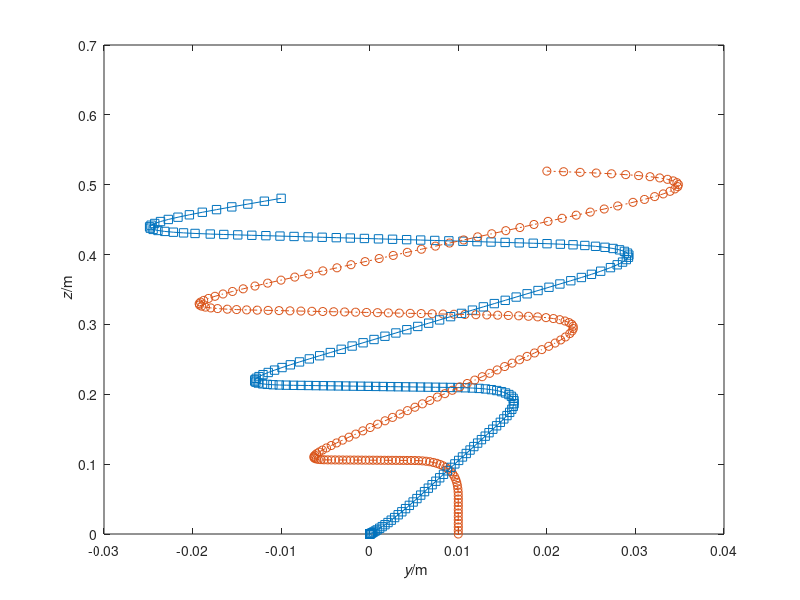

MATLAB code to generate this figure:
%%% rubberband2D.m
%% Last-Updated: 2024-04-04T16:25:00+0200
%%
%% SI units used throughout
%% Simulation of two bodies connected by non-Hookean spring in 2D
%% Coordinates (y,z)
ma = 1; % mass of object a
mb = 1; % mass of object b
ya0 = 0; za0 = 0; % initial position of object a
yb0 = 0.01; zb0 = 0; % initial position of object a
vya0 = 0; vza0 = 0; % initial velocity of object a
vyb0 = 0; vzb0 = 0.1; % initial velocity of object b
Gya = 0; Gza = 0; % gravity supply on object a
Gyb = 0; Gzb = 0; % gravity supply on object b
k = 4; % spring constant
ln = 0.05; % natural length of rubber band
t0 = 0; % initial time
t1 = 10; % final time, can also be earlier than initial
dt = 0.01; % time step, negative if backward time integration %@
%% adjust final time if not multiple of timestep
t1 = t1 + mod(t1-t0,dt);
%% check if timestep and time interval are consistent
if (t1-t0)*dt <= 0
  error('time interval inconsistent with timestep');
end
%% Save values of all quantities at some steps during the simulation,
%% for subsequente analysis or plotting
%% (saving at all timesteps could be too costly)
Nsaves = 200; % number of timepoints to save during the simulation
%% Calculate time interval for saving
dsave = (t1-t0)/(Nsaves-1);
if abs(dsave) < abs(dt)
  error('time interval between saves is smaller than timestep')
end
%% Initialize vectors to contain saved values
tSave = nan(Nsaves,1); % time
yaSave = nan(Nsaves,1); zaSave = nan(Nsaves,1); % position object a
ybSave = nan(Nsaves,1); zbSave = nan(Nsaves,1); % position object b
PyaSave = nan(Nsaves,1); PzaSave = nan(Nsaves,1); % momentum object a
PybSave = nan(Nsaves,1); PzbSave = nan(Nsaves,1); % momentum object b
%% Save initial values
i = 1; % index that keeps count of savepoints
tSave(1) = t0;
yaSave(1) = ya0; zaSave(1) = za0;
ybSave(1) = yb0; zbSave(1) = zb0;
PyaSave(1) = ma*vya0; PzaSave(1) = ma*vza0;
PybSave(1) = mb*vyb0; PzbSave(1) = mb*vzb0;
%% Initialize plot
cols = get(0, 'DefaultAxesColorOrder');
plot(yaSave(1), zaSave(1), 's','Color',cols(1,:)); axis('tight');
plot(ybSave(1), zbSave(1), 'o','Color',cols(2,:));
xlabel('{\it y}/m'); ylabel('{\it z}/m'); hold on;
%% %@
%% Numerical time integration
%% Initialize
t = t0;
ya = ya0; za = za0;
yb = yb0; zb = zb0;
vya = vya0; vza = vza0;
vyb = vyb0; vzb = vzb0;
Pya = ma*vya0; Pza = ma*vza0;
Pyb = mb*vyb0; Pzb = mb*vzb0;
%% loop
while (t < t1 && t0 < t1) || (t1 < t && t1 < t0) % possible backward time integr.
  %% update time
  t = t + dt;
  %% non-Hookean constitutive relation
  l = norm([ya-yb, za-zb]); % present length
  if l < ln
    Fyab = 0;
    Fzab = 0;
  else
    Fyab = -k*(ya-yb)*(l-ln)/l;
    Fzab = -k*(za-zb)*(l-ln)/l;
  end
  %% update momentum
  Fyba = -Fyab;
  Fzba = -Fzab;
  Pya = Pya + (Fyab + Gya)*dt;
  Pza = Pza + (Fzab + Gza)*dt;
  Pyb = Pyb + (Fyba + Gyb)*dt;
  Pzb = Pzb + (Fzba + Gzb)*dt;
  %% update velocity
  vya = Pya/ma;
  vza = Pza/ma;
  vyb = Pyb/mb;
  vzb = Pzb/mb;
  %% update position. We could also update first position, then velocity
  ya = ya + vya*dt;
  za = za + vza*dt;
  yb = yb + vyb*dt;
  zb = zb + vzb*dt; %@
  %% Check whether to save & plot at this step
  if min(abs([0 dsave] - mod(t-t0, dsave))) <= abs(dt)/2
    i = i+1;
    tSave(i) = t;
    yaSave(i) = ya; zaSave(i) = za;
    ybSave(i) = yb; zbSave(i) = zb;
    PyaSave(i) = Pya; PzaSave(i) = Pza;
    PybSave(i) = Pyb; PzbSave(i) = Pzb;
    plot(ya, za, 's','Color',cols(1,:));
    plot(yb, zb, 'o','Color',cols(2,:));
    pause(0.001);
  end %@
end %@
%% Plot full trajectory
plot(yaSave,zaSave,'-','Color',cols(1,:));
plot(ybSave,zbSave,'-.','Color',cols(2,:)); %@
